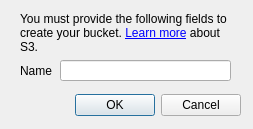
<?xml version="1.0" encoding="UTF-8"?>
<ui version="4.0">
 <class>AddS3Bucket</class>
 <widget class="QDialog" name="AddS3Bucket">
  <property name="geometry">
   <rect>
    <x>0</x>
    <y>0</y>
    <width>253</width>
    <height>129</height>
   </rect>
  </property>
  <property name="minimumSize">
   <size>
    <width>253</width>
    <height>129</height>
   </size>
  </property>
  <property name="windowTitle">
   <string>Add an S3 Bucket</string>
  </property>
  <property name="styleSheet">
   <string notr="true"/>
  </property>
  <widget class="QDialogButtonBox" name="buttonBox">
   <property name="geometry">
    <rect>
     <x>70</x>
     <y>90</y>
     <width>171</width>
     <height>31</height>
    </rect>
   </property>
   <property name="orientation">
    <enum>Qt::Horizontal</enum>
   </property>
   <property name="standardButtons">
    <set>QDialogButtonBox::Cancel|QDialogButtonBox::Ok</set>
   </property>
  </widget>
  <widget class="QLabel" name="label">
   <property name="geometry">
    <rect>
     <x>20</x>
     <y>10</y>
     <width>211</width>
     <height>46</height>
    </rect>
   </property>
   <property name="lineWidth">
    <number>4</number>
   </property>
   <property name="text">
    <string>You must provide the following fields to create your bucket.  &lt;a href=&quot;http://docs.aws.amazon.com/AWSCloudFormation/latest/UserGuide/aws-properties-s3-bucket.html&quot;&gt;Learn more&lt;/a&gt; about S3.</string>
   </property>
   <property name="wordWrap">
    <bool>true</bool>
   </property>
  </widget>
  <widget class="QLabel" name="label_2">
   <property name="geometry">
    <rect>
     <x>20</x>
     <y>60</y>
     <width>61</width>
     <height>21</height>
    </rect>
   </property>
   <property name="text">
    <string>Name</string>
   </property>
  </widget>
  <widget class="QLineEdit" name="textEdit">
   <property name="geometry">
    <rect>
     <x>60</x>
     <y>60</y>
     <width>171</width>
     <height>21</height>
    </rect>
   </property>
  </widget>
 </widget>
 <resources/>
 <connections>
  <connection>
   <sender>buttonBox</sender>
   <signal>accepted()</signal>
   <receiver>AddS3Bucket</receiver>
   <slot>accept()</slot>
   <hints>
    <hint type="sourcelabel">
     <x>248</x>
     <y>254</y>
    </hint>
    <hint type="destinationlabel">
     <x>157</x>
     <y>274</y>
    </hint>
   </hints>
  </connection>
  <connection>
   <sender>buttonBox</sender>
   <signal>rejected()</signal>
   <receiver>AddS3Bucket</receiver>
   <slot>reject()</slot>
   <hints>
    <hint type="sourcelabel">
     <x>316</x>
     <y>260</y>
    </hint>
    <hint type="destinationlabel">
     <x>286</x>
     <y>274</y>
    </hint>
   </hints>
  </connection>
 </connections>
</ui>
